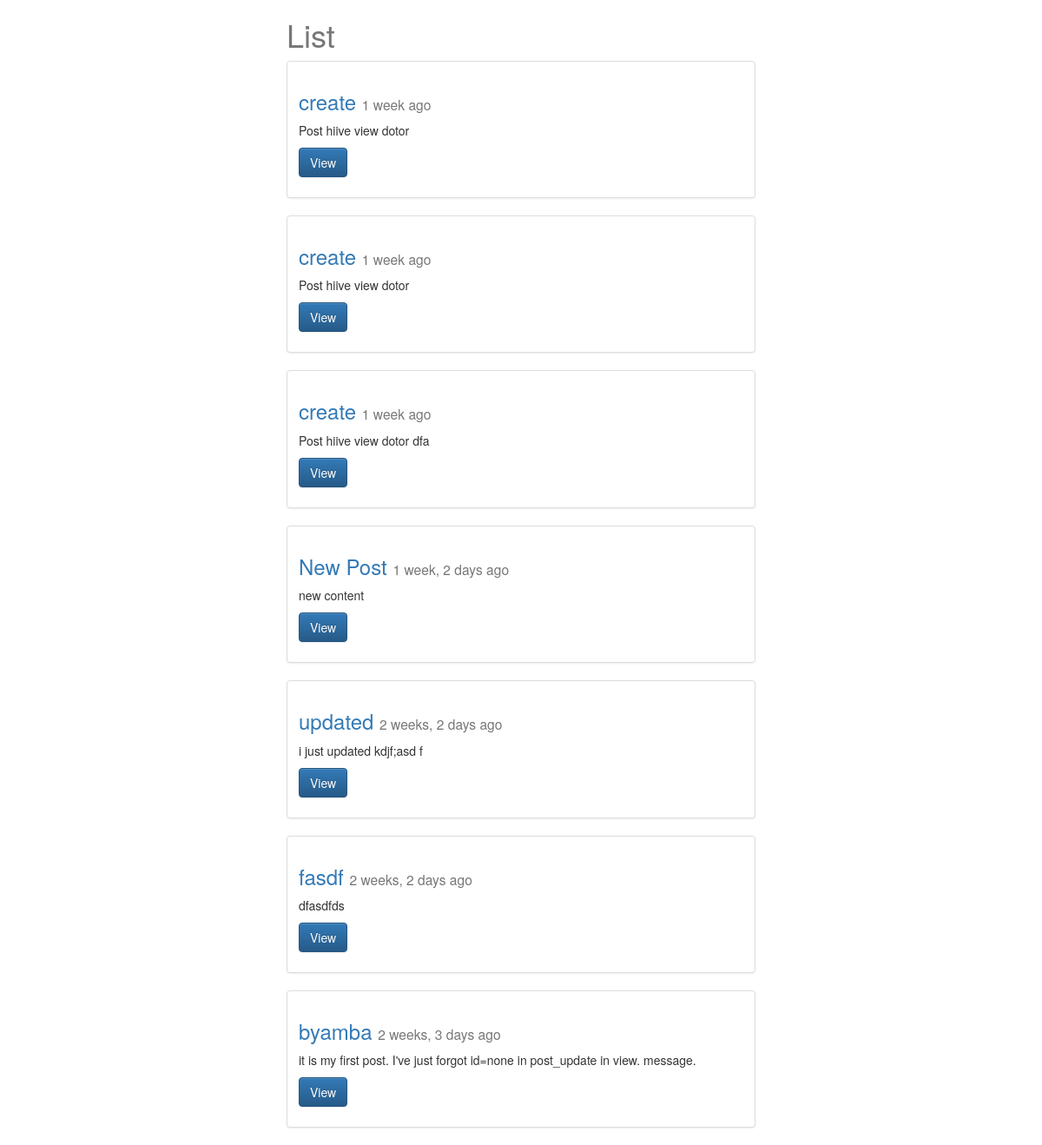
The page /posts/ on the database as committed earlier.
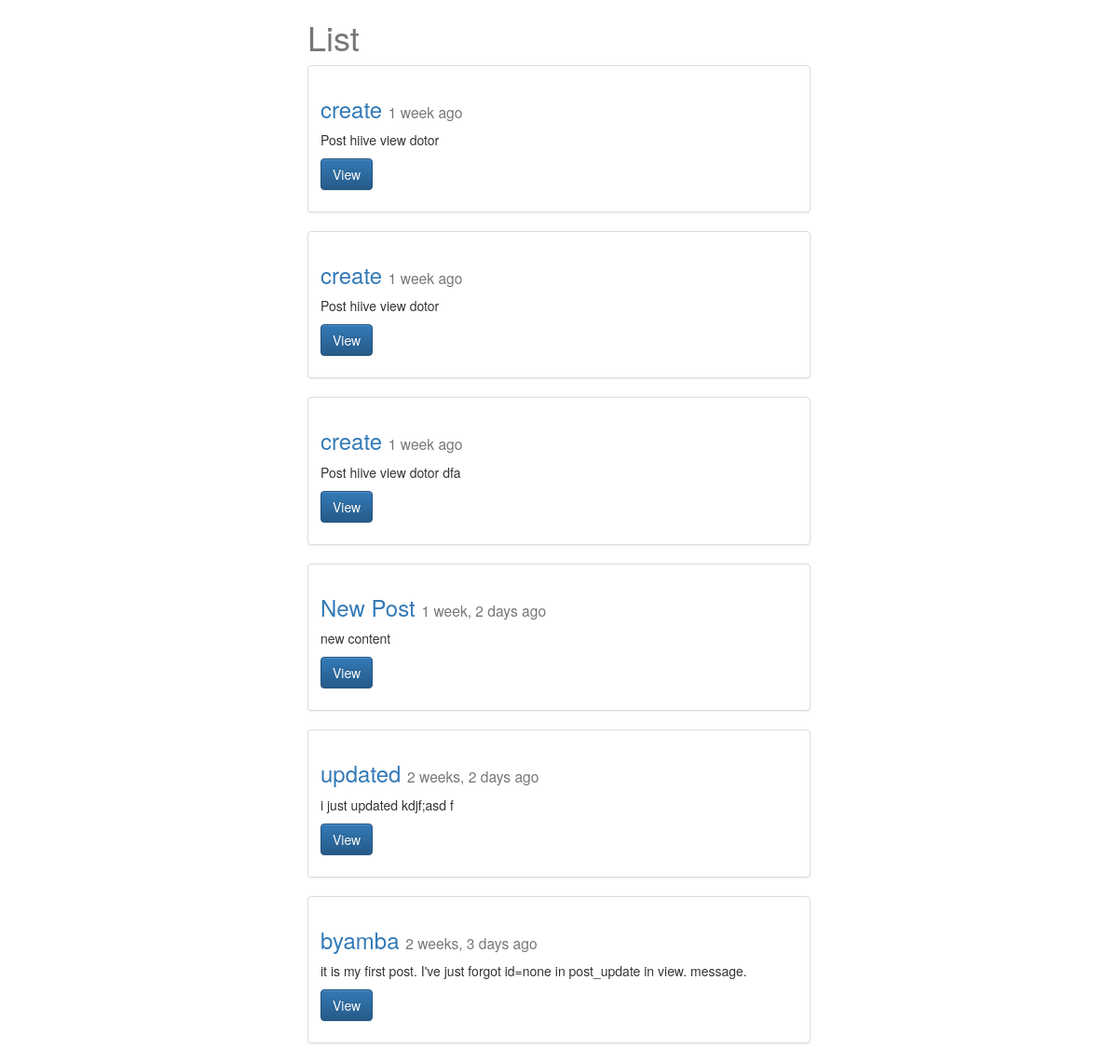
The same page on the database as committed later.
### posts/models.py (models this page shows, shortened)
class Post(models.Model):
    title=models.CharField(max_length=120)
    slug = models.SlugField(unique=True)
    image = models.ImageField(
        upload_to=upload_location,
        null=True,
        blank=True,
        width_field="height_field",
        height_field="width_field")
    height_field= models.IntegerField(default=0)
    width_field=models.IntegerField(default=0)
    content=models.TextField()
    updated=models.DateTimeField(auto_now=True, auto_now_add=False)
    timestamp=models.DateTimeField(auto_now=False, auto_now_add=True)
    def get_absolute_url(self):
	    return reverse("posts:detail", kwargs={"id": self.id})
    class Meta:
        ordering = ["-timestamp", "-updated"]

### posts/views.py (the view)
def post_list(request):
	queryset_list = Post.objects.all() #.order_by("-timestamp")
	paginator = Paginator(queryset_list, 10)
	page_request_var = "page"
	page = request.GET.get(page_request_var)
	try:
		queryset=paginator.page(page)
	except PageNotAnInteger:
		queryset = paginator.page(1)
	except EmptyPage:
		queryset=paginator.page(paginator.num_pages)
	context = {
		"object_list": queryset,
		"title": "List",
		"page_request_var": page_request_var
	}
	return render(request, "post_list.html", context)

### templates/post_list.html (shortened to what this page needs)
{% extends "base.html" %}
{% block content %}
<div class='col-sm-6 col-sm-offset-3'>
     <h1>{{ title }}</h1>
 {% for obj in object_list %}
 <div class="row">
   <div class="col-sm-12">
     <div class="thumbnail">
       <div class="caption">
         <h3><a href='{{ obj.get_absolute_url }}'>{{ obj.title }}</a> <small>{{ obj.timestamp|timesince }} ago</small></h3>
         <p>{{ obj.content|linebreaks|truncatechars:120 }}</p>
         <p><a href="{{ obj.get_absolute_url }}" class="btn btn-primary" role="button">View</a></p>
       </div>
     </div>
   </div>
 </div>
      {% endfor %}
{% endblock content %}

Rows that differ between the two databases and show on the page:
removed Post: title "fasdf", timestamp "2 weeks, 2 days", content "dfasdfds"
